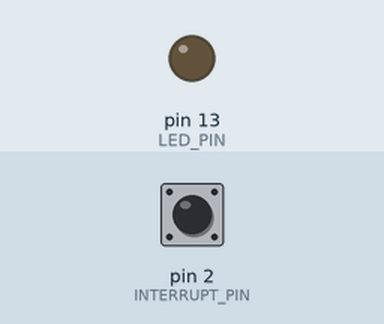
Simulated run of this sketch. Board: Arduino Uno, built with avr-gcc and run on an emulated ATmega328P. Parts: output pins drawn as LEDs (lit = HIGH). The test bench sets the inputs (shaded band); at power-on: pin 2 (INTERRUPT_PIN) LOW. The sensor or clock chip raises its interrupt line as the real part does; what the sketch prints to the serial monitor is not drawn.

Above: at 1.7 s.
At 3.0 s:
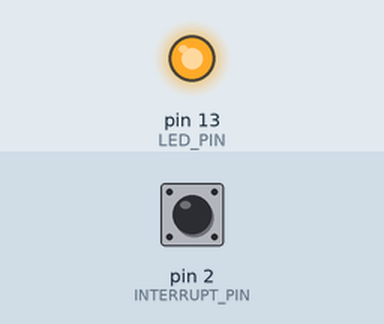
Timing chart, 0 to 6.8 s (numbered marks = the images above):
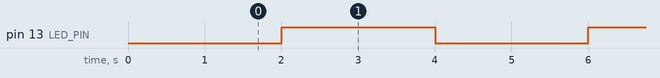

The sketch:

i2c_bak.ino
```cpp
// Program for sending data from arduino nano and sensor to raspberry pi
// Part of skripsi by Rian Wardana
// I2C version

#include <DHT.h>
#include <DHT_U.h>
#include <I2Cdev.h>
#include <MPU6050_6Axis_MotionApps20.h>

#if I2CDEV_IMPLEMENTATION == I2CDEV_ARDUINO_WIRE
  #include <Wire.h>
#endif

MPU6050 mpu;

#define INTERRUPT_PIN 2 // use pin 2 on Arduino Uno & most boards
#define LED_PIN 13      // (Arduino is 13, Teensy is 11, Teensy++ is 6)
#define DHTPIN 7
#define DHTTYPE DHT22
#define SLAVE_ADDRESS 0x04

bool blinkState = false;

// MPU control/status vars
bool dmpReady = false;  // set true if DMP init was successful
uint8_t mpuIntStatus;   // holds actual interrupt status byte from MPU
uint8_t devStatus;      // return status after each device operation (0 = success, !0 = error)
uint16_t packetSize;    // expected DMP packet size (default is 42 bytes)
uint16_t fifoCount;     // count of all bytes currently in FIFO
uint8_t fifoBuffer[64]; // FIFO storage buffer

// orientation/motion vars
Quaternion q;           // [w, x, y, z]         quaternion container
VectorInt16 aa;         // [x, y, z]            accel sensor measurements
VectorInt16 aaReal;     // [x, y, z]            gravity-free accel sensor measurements
VectorInt16 aaWorld;    // [x, y, z]            world-frame accel sensor measurements
VectorFloat gravity;    // [x, y, z]            gravity vector
float euler[3];         // [psi, theta, phi]    Euler angle container
float ypr[3];           // [yaw, pitch, roll]   yaw/pitch/roll container and gravity vector

DHT dht(DHTPIN, DHTTYPE);

unsigned long timer = 0;

// ================================================================
// ===               INTERRUPT DETECTION ROUTINE                ===
// ================================================================

volatile bool mpuInterrupt = false;     // indicates whether MPU interrupt pin has gone high
void dmpDataReady()
{
  mpuInterrupt = true;
}


void mpu_setup()
{
  // Initialize device
  Serial.println(F("Initializing I2C devices..."));
  mpu.initialize();
  pinMode(INTERRUPT_PIN, INPUT);

  // Verify connection
  Serial.println(F("Testing device connections..."));
  Serial.println(mpu.testConnection() ? F("MPU6050 connection successful") : F("MPU6050 connection failed"));

  // wait for ready
  delay(1000);

  // load and configure the DMP
  Serial.println(F("Initializing DMP..."));
  devStatus = mpu.dmpInitialize();

  // supply your own gyro offsets here, scaled for min sensitivity
  mpu.setXGyroOffset(220);
  mpu.setYGyroOffset(76);
  mpu.setZGyroOffset(-85);
  mpu.setZAccelOffset(1788); // 1688 factory default for my test chip

  // make sure it worked (returns 0 if so)
  if (devStatus == 0)
  {
    // Calibration Time: generate offsets and calibrate our MPU6050
    mpu.CalibrateAccel(6);
    mpu.CalibrateGyro(6);
    mpu.PrintActiveOffsets();
    // turn on the DMP, now that it's ready
    Serial.println(F("Enabling DMP..."));
    mpu.setDMPEnabled(true);

    // enable Arduino interrupt detection
    Serial.print(F("Enabling interrupt detection (Arduino external interrupt "));
    Serial.print(digitalPinToInterrupt(INTERRUPT_PIN));
    Serial.println(F(")..."));
    attachInterrupt(digitalPinToInterrupt(INTERRUPT_PIN), dmpDataReady, RISING);
    mpuIntStatus = mpu.getIntStatus();

    // set our DMP Ready flag so the main loop() function knows it's okay to use it
    Serial.println(F("DMP ready! Waiting for first interrupt..."));
    dmpReady = true;

    // get expected DMP packet size for later comparison
    packetSize = mpu.dmpGetFIFOPacketSize();
  }
  else
  {
    // ERROR!
    // 1 = initial memory load failed
    // 2 = DMP configuration updates failed
    // (if it's going to break, usually the code will be 1)
    Serial.print(F("DMP Initialization failed (code "));
    Serial.print(devStatus);
    Serial.println(F(")"));
  }
}

void dht_setup()
{
  dht.begin();
}

String getData()
{
  float hum = dht.readHumidity();
  float temp = dht.readTemperature();

  mpu.dmpGetQuaternion(&q, fifoBuffer);
  mpu.dmpGetAccel(&aa, fifoBuffer);
  mpu.dmpGetGravity(&gravity, &q);
  mpu.dmpGetLinearAccel(&aaReal, &aa, &gravity);
  delay(100);
  int acc[3] = {
    aaReal.x,
    aaReal.y,
    aaReal.z
  };
  String data;
  data = "|h=" + String(hum) + "|t=" + String(temp) + "|x=" + String(acc[0]) + ",y=" + String(acc[1]) + ",z=" + String(acc[2]) + "|";
  // data = "|h=" + String(hum) + "|t=" + String(temp);
  return data;
}

void sendMessage()
{
  // on request send message
  Wire.write("test "); // send 5 byte message to master

delay(200);
  String test;
  test = getData();
  Serial.println(test);
}

void setup()
{
  Serial.begin(19200);

  #if I2CDEV_IMPLEMENTATION == I2CDEV_ARDUINO_WIRE
    Wire.begin(SLAVE_ADDRESS);
    Wire.setClock(400000); // 400kHz I2C clock. Comment this line if having compilation difficulties
  #elif I2CDEV_IMPLEMENTATION == I2CDEV_BUILTIN_FASTWIRE
    Fastwire::setup(400, true);
  #endif

  mpu_setup();
  dht_setup();
  Serial.println(F("Setup done."));

  Wire.onRequest(sendMessage);  // call sendMessage() on request by master
  pinMode(LED_PIN, OUTPUT); // setup LED pin for output
}

void loop()
{
  if (!dmpReady) return;

  if (millis() - timer > 2000)
  {
    blinkState = !blinkState;
    digitalWrite(LED_BUILTIN, blinkState); // turn the LED off by making the voltage LOW
    // getMeasuring();
    // getAcc();
    timer = millis();
  }
}
```

Measured:
- by itself, pin 13 (LED_PIN): alternates HIGH for 2.0 s and LOW for 2.0 s
